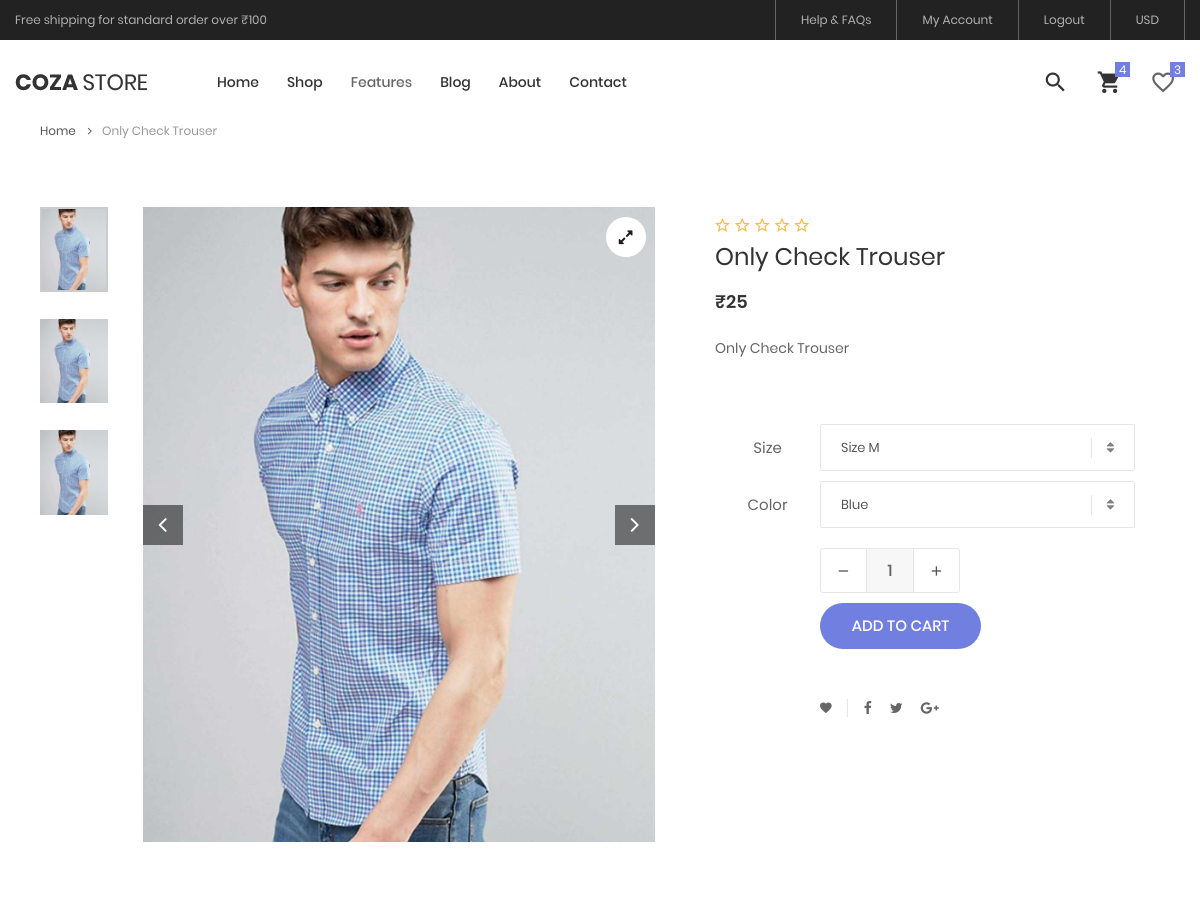
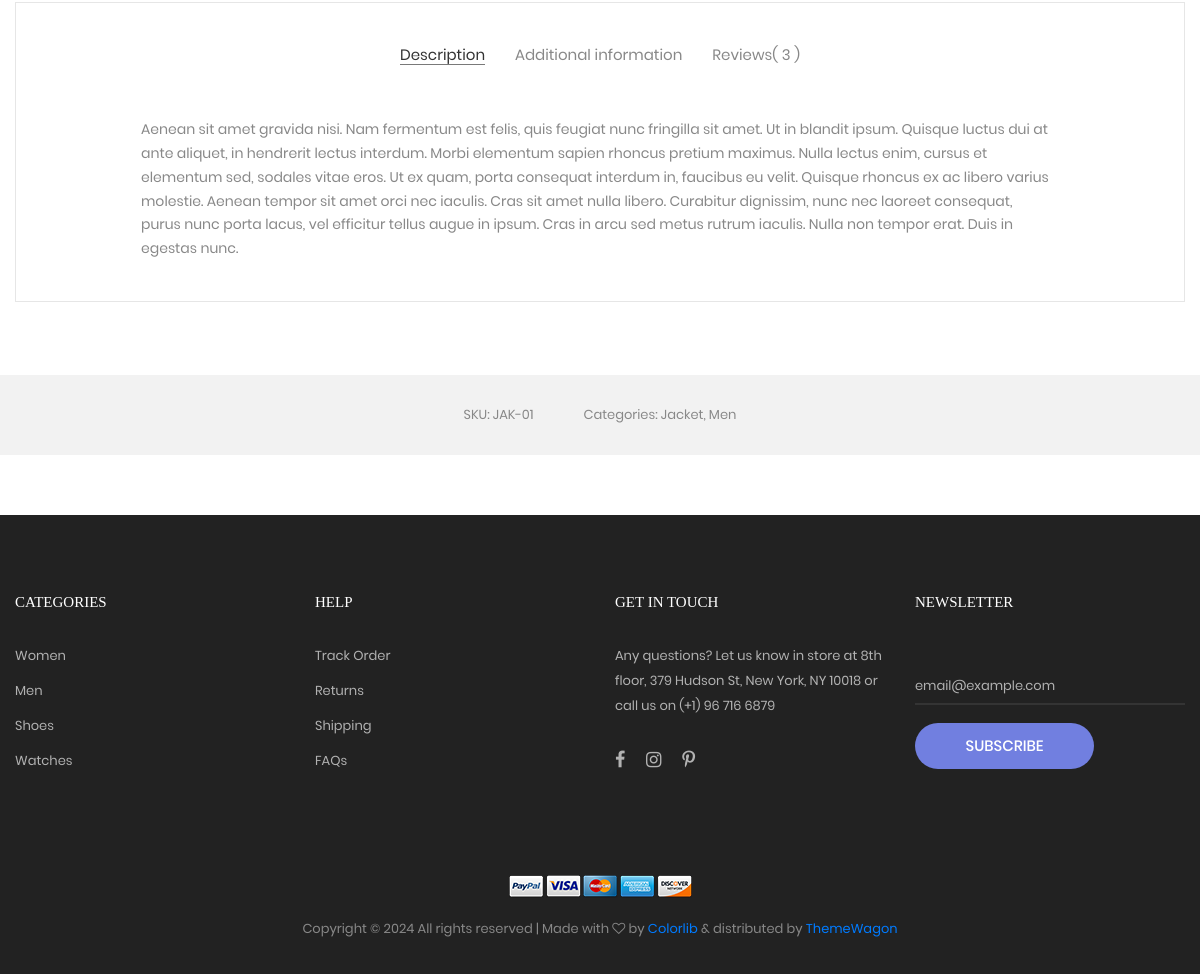
The app's page /product_detail/18 (signed in) with its own data (2 pictures, top to bottom).
### my_app/models.py (models this page shows, shortened)
class products(models.Model):
    categories_id = models.ForeignKey(categories,on_delete=models.CASCADE,blank=True,null=True)
    color_id = models.ForeignKey(color,on_delete=models.CASCADE,blank=True,null=True)
    name = models.CharField(max_length=100, blank=True, null=True)
    quantity = models.IntegerField(default=1,blank=True, null=True)
    img = models.ImageField(upload_to="media", blank=True, null=True)
    color = models.ManyToManyField(color_cart,blank=True,null=True)
    rating1= models.IntegerField(blank=True, null=True)
    half_rating= models.IntegerField(blank=True, null=True)
    size = models.ManyToManyField(size_cart,blank=True,null=True)
    price = models.IntegerField()
    description = models.TextField()

### my_app/views.py (the view)
# urls.py: path('product_detail/<int:id>',hv.product_detail, name='product_detail'),
def product_detail(request,id):
    uid = signup.objects.get(email=request.session['email'])
    get_cart_count = add_to_cart.objects.filter(user_id=uid).count()
    get_cart = add_to_cart.objects.filter(user_id=uid)
    get_wishlist_count = wish_list.objects.filter(user_id=uid).count()
    get_wishlist = wish_list.objects.filter(user_id = uid)
    get_product = products.objects.get(id=id)
    get_review = rating.objects.all()
    rate_id = rating.objects.filter(product_id=get_product)
    review_count=rating.objects.all().count()
    get_review_count = rating.objects.all().count
    size = get_product.size.all()
    color = get_product.color.all()
    l1 =[]
    for i in rate_id:
        l1.append(i.rating_star)
    print(l1)
    if rate_id.count() > 0:
        a = sum(l1)/rate_id.count()#start count and sum: total stars/total reviews
        a=round(a,1)
        print(a)
        a1 = math.ceil(a)  # for half star
        print(a1)
        get_product.rating1=a
        get_product.half_rating=a1
        get_product.save()
    else:
        a = 0
        a1 = 0
        print("No ratings available")
    context = {"get_product" : get_product, "uid" : uid, "get_cart": get_cart,"color": color,"size": size,"get_review":get_review,"get_review_count":get_review_count,
               "get_cart_count": get_cart_count,"get_wishlist_count":get_wishlist_count, "get_wishlist": get_wishlist,
               "rate_id": rate_id, "review_count": review_count, "l1": l1, "a1": a1, "a": a}
    return render(request, "product_detail.html",context)

### my_app/models.py (called while the page is built)
    def __str__(self) -> str:
        return self.name

    def __str__(self) -> str:
        return self.name

### my_app/templates/product_detail.html (shortened to what this page needs)
{% extends 'index.html' %}
{% load static %}
{% block content %}
		<div class="container p-t-50">
			<div class="bread-crumb flex-w p-l-25 p-r-15 p-t-30 p-lr-0-lg">
				<a href="{% url 'index' %}" class="stext-109 cl8 hov-cl1 trans-04">
					Home
					<i class="fa fa-angle-right m-l-9 m-r-10" aria-hidden="true"></i>
				</a>
	{% if get_product %}
			<span class="stext-109 cl4">
				{{get_product.name}}
			</span>
		</div>
	</div>
	<section class="sec-product-detail bg0 p-t-65 p-b-60">
		<div class="container">
			<div class="row">
				<div class="col-md-6 col-lg-7 p-b-30">
					<div class="p-l-25 p-r-30 p-lr-0-lg">
						<div class="wrap-slick3 flex-sb flex-w">
							<div class="wrap-slick3-dots"></div>
							<div class="slick3 gallery-lb">
								<div class="item-slick3" data-thumb="{{get_product.img.url}}">
									<div class="wrap-pic-w pos-relative">
										<img src="{{ get_product.img.url }}" alt="IMG-PRODUCT">
										<a class="flex-c-m size-108 how-pos1 bor0 fs-16 cl10 bg0 hov-btn3 trans-04" href="{{ get_product.img.url }}">
											<i class="fa fa-expand"></i>
										</a>
									</div>
								</div>
							</div>
						</div>
					</div>
				</div>
				<div class="col-md-6 col-lg-5 p-b-30">
					<div class="p-r-50 p-t-5 p-lr-0-lg">
						<span class="fs-18 cl11">
							{% for i in '12345' %}
							{% if forloop.counter <= a %}
							<i class="zmdi zmdi-star"></i>
							{% elif forloop.counter == a1 %}
							<i class="zmdi zmdi-star-half"></i>
							{% else %}
							<i class="zmdi zmdi-star-outline"></i>
							{% endif %}
							{% endfor %}
						</span>
						<h4 class="mtext-105 cl2 js-name-detail p-b-14">
							{{ get_product.name }}
						</h4>
						<span class="mtext-106 cl2">
							&#8377;{{get_product.price}}
						</span>
						<p class="stext-102 cl3 p-t-23">
							{{get_product.description}}
						</p>
						<form action="{% url 'add_cart' get_product.id %}" method="POST">
							<div class="p-t-33">
								<div class="flex-w flex-r-m p-b-10">
									<div class="size-203 flex-c-m respon6">
										Size
									</div>
									<div class="size-204 respon6-next">
										<div class="rs1-select2 bor8 bg0">
										</div>
									</div>
								</div>
								<div class="flex-w flex-r-m p-b-10">
									<div class="size-203 flex-c-m respon6">
										Color
									</div>
									<div class="size-204 respon6-next">
										<div class="rs1-select2 bor8 bg0">
										</div>
									</div>
								</div>
								<div class="flex-w flex-r-m p-b-10">
									<div class="size-204 flex-w flex-m respon6-next">
										<div class="wrap-num-product flex-w m-r-20 m-tb-10">
											<div class="btn-num-product-down cl8 hov-btn3 trans-04 flex-c-m">
												<i class="fs-16 zmdi zmdi-minus"></i>
											</div>
											<input class="mtext-104 cl3 txt-center num-product" type="number" name="num-product" value="1">
											<div class="btn-num-product-up cl8 hov-btn3 trans-04 flex-c-m">
												<i class="fs-16 zmdi zmdi-plus"></i>
											</div>
										</div>
										<button type="submit" class="flex-c-m stext-101 cl0 size-101 bg1 bor1 hov-btn1 p-lr-15 trans-04 js-addcart-detail">
											Add to cart
										</button>
									</div>
								</div>
							</div>
					    </form>
						<div class="flex-w flex-m p-l-100 p-t-40 respon7">
							<div class="flex-m bor9 p-r-10 m-r-11">
								<a href="#" class="fs-14 cl3 hov-cl1 trans-04 lh-10 p-lr-5 p-tb-2 js-addwish-detail tooltip100" data-tooltip="Add to Wishlist">
									<i class="zmdi zmdi-favorite"></i>
								</a>
							</div>
							<a href="#" class="fs-14 cl3 hov-cl1 trans-04 lh-10 p-lr-5 p-tb-2 m-r-8 tooltip100" data-tooltip="Facebook">
								<i class="fa fa-facebook"></i>
							</a>
							<a href="#" class="fs-14 cl3 hov-cl1 trans-04 lh-10 p-lr-5 p-tb-2 m-r-8 tooltip100" data-tooltip="Twitter">
								<i class="fa fa-twitter"></i>
							</a>
							<a href="#" class="fs-14 cl3 hov-cl1 trans-04 lh-10 p-lr-5 p-tb-2 m-r-8 tooltip100" data-tooltip="Google Plus">
								<i class="fa fa-google-plus"></i>
							</a>
						</div>
					</div>
				</div>
			</div>
			<div class="bor10 m-t-50 p-t-43 p-b-40">
				<div class="tab01">
					<ul class="nav nav-tabs" role="tablist">
						<li class="nav-item p-b-10">
							<a class="nav-link active" data-toggle="tab" href="#description" role="tab">Description</a>
						</li>
						<li class="nav-item p-b-10">
							<a class="nav-link" data-toggle="tab" href="#information" role="tab">Additional information</a>
						</li>
						<li class="nav-item p-b-10">
							{% if get_review_count %}
							<a class="nav-link" data-toggle="tab" href="#reviews" role="tab">Reviews( {{get_review_count}} )</a>
							{% else %}
							<a class="nav-link" data-toggle="tab" href="#reviews" role="tab">Reviews( 0 )</a>
							{% endif %}
						</li>
					</ul>
					<div class="tab-content p-t-43">
						<div class="tab-pane fade show active" id="description" role="tabpanel">
							<div class="how-pos2 p-lr-15-md">
								<p class="stext-102 cl6">
									Aenean sit amet gravida nisi. Nam fermentum est felis, quis feugiat nunc fringilla sit amet. Ut in blandit ipsum. Quisque luctus dui at ante aliquet, in hendrerit lectus interdum. Morbi elementum sapien rhoncus pretium maximus. Nulla lectus enim, cursus et elementum sed, sodales vitae eros. Ut ex quam, porta consequat interdum in, faucibus eu velit. Quisque rhoncus ex ac libero varius molestie. Aenean tempor sit amet orci nec iaculis. Cras sit amet nulla libero. Curabitur dignissim, nunc nec laoreet consequat, purus nunc porta lacus, vel efficitur tellus augue in ipsum. Cras in arcu sed metus rutrum iaculis. Nulla non tempor erat. Duis in egestas nunc.
								</p>
							</div>
						</div>
					</div>
				</div>
			</div>
		</div>
		<div class="bg6 flex-c-m flex-w size-302 m-t-73 p-tb-15">
			<span class="stext-107 cl6 p-lr-25">
				SKU: JAK-01
			</span>
			<span class="stext-107 cl6 p-lr-25">
				Categories: Jacket, Men
			</span>
		</div>
	</section>
	{% endif %}
{% endblock %}

### my_app/static/css/main.css (style rules this page uses)
.container { max-width: 1380px; }
@media (max-width: 1600px) { .container { max-width: 1200px; } }
.slick-slide { outline: none !important; }
.wrap-slick3 { position: relative; }
.wrap-slick3-dots { width: 11.111111%; }
.slick3 { width: 83.333333%; }
.tab01 .nav-tabs { display: -webkit-box; display: -webkit-flex; display: -moz-box; display: -ms-flexbox; display: flex; flex-wrap: wrap; justify-content: center; align-items: center; border: none; }
.tab01 .nav-tabs .nav-item { margin: 0px 15px; }
.tab01 .nav-link { font-family: Poppins-Regular; font-size: 15px; color: #888; line-height: 1.2; padding: 0; border-radius: 0px; border: none; border-bottom: 1px solid transparent; -webkit-transition: all 0.4s; -o-transition: all 0.4s; -moz-transition: all 0.4s; transition: all 0.4s; }
.tab01 .nav-link.active { color: #333; border-color: #797979; }
.wrap-num-product { width: 140px; height: 45px; border: 1px solid #e6e6e6; border-radius: 3px; overflow: hidden; }
.btn-num-product-up, .btn-num-product-down { width: 45px; height: 100%; cursor: pointer; }
.num-product { width: calc(100% - 90px); height: 100%; border-left: 1px solid #e6e6e6; border-right: 1px solid #e6e6e6; background-color: #f7f7f7; }
input.num-product { -moz-appearance: textfield; appearance: none; -webkit-appearance: none; }
.tooltip100 { position: relative; }
.tooltip100::after { content: attr(data-tooltip); font-family: Poppins-Regular; font-size: 12px; color: #888; line-height: 18px; white-space: nowrap; display: block; position: absolute; background: #fff; border: 1px solid #ccc; height: 20px; padding: 0px 8px; top: -35px; left: 50%; -webkit-transform: translateX(-50%); -moz-transform: translateX(-50%); -ms-transform: translateX(-50%); -o-transform: translateX(-50%); transform: translateX(-50%); box-shadow: 0 3px 6px 0px rgba(0,0,0,0.18); -moz-box-shadow: 0 3px 6px 0px rgba(0,0,0,0.18); -webkit-box-shadow: 0 3px 6px 0px rgba(0,0,0,0.18); -o-box-shadow: 0 3px 6px 0px rgba(0,0,0,0.18); -ms-box-shadow: 0 3px 6px 0px rgba(0,0,0,0.18); -webkit-transition: all 0.2s; -o-transition: all 0.2s; -moz-transition: all 0.2s; transition: all 0.2s; visibility: hidden; opacity: 0; }
.cl0 { color: #fff; }
.cl2 { color: #333; }
.cl3 { color: #666; }
.cl4 { color: #999; }
.cl6 { color: #888; }
.cl8 { color: #555; }
.cl10 { color: #1d1d1d; }
.cl11 { color: #f9ba48; }
.stext-101 { font-family: Poppins-Medium; font-size: 15px; line-height: 1.466667; text-transform: uppercase; }
.stext-102 { font-family: Poppins-Regular; font-size: 14px; line-height: 1.7; }
.stext-107 { font-family: Poppins-Regular; font-size: 13px; line-height: 1.923; }
.stext-109 { font-family: Poppins-Regular; font-size: 12px; line-height: 1.833333; }
.mtext-104 { font-family: Poppins-Medium; font-size: 16px; line-height: 1.6; }
.mtext-105 { font-family: Poppins-Regular; font-size: 24px; line-height: 1.5; }
.mtext-106 { font-family: Poppins-SemiBold; font-size: 18px; line-height: 1.388888; }
.size-101 { min-width: 161px; height: 46px; }
.size-108 { width: 40px; height: 40px; }
.size-203 { width: 105px; }
.size-204 { width: calc(100% - 105px); }
.size-302 { min-height: 80px; }
.bg0 { background-color: #fff; }
.bg1 { background-color: #717fe0; }
.bg6 { background-color: #f2f2f2; }
.bor0 { border-radius: 50%; }
.bor1 { border-radius: 23px; }
.bor8 { border: 1px solid #e6e6e6; border-radius: 2px; }
.bor9 { border-right: 1px solid #e6e6e6; }
.bor10 { border: 1px solid #e6e6e6; }
.how-pos1 { position: absolute; top: 10px; right: 10px; }
.how-pos2 { padding-left: 10.7%; padding-right: 11%; }

### my_app/static/css/login.css (style rules this page uses)
* { margin: 0; padding: 0; box-sizing: border-box; font-family: 'Poppins', sans-serif; }
form { margin-top: 30px; }

### records on screen
products: name "Only Check Trouser", img (picture), price "25", description "Only Check Trouser"

### other values on screen
{{ get_review_count }} "3"
